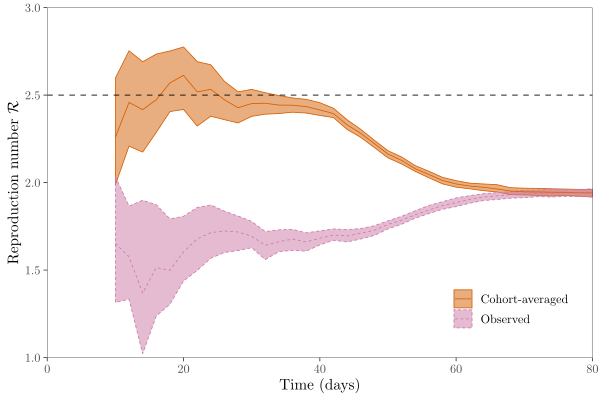

Here is the R script that generated this plot:
library(tidyr)
library(dplyr)
library(ggplot2); theme_set(theme_bw())
library(gridExtra)
library(tikzDevice)
source("renewal_det.R")
source("cpalette.R")

nboot <- 200

load("sir_sim.rda")

rr <- renewal_det()
r <- rr$r

tcut <- seq(10, 80, by=2)

serdata0 <- data_frame(
  cohort=sir_sim$t_symptomatic[sir_sim$infected_by],
  tdiff=sir_sim$t_symptomatic-sir_sim$t_symptomatic[sir_sim$infected_by],
  tobs=cohort+tdiff
)

R0_obs <- lapply(tcut, function(x) {
  set.seed(123)
  tmp <- serdata0 %>%
    filter(tobs < x)
  
  R0samp <- replicate(nboot, {
    ss <- tmp$tdiff
    ss <- sample(ss, replace=TRUE)
    1/mean(exp(-r*ss), na.rm=TRUE)
  })
  
  data.frame(
    t=x,
    R0=1/mean(exp(-r*tmp$tdiff), na.rm=TRUE),
    lwr=quantile(R0samp, 0.025),
    upr=quantile(R0samp, 0.975)
  )
}) %>%
  bind_rows %>%
  mutate(
    type="Observed"
  )

R0_cohort <- lapply(tcut, function(x) {
  set.seed(123)
  tmp <- serdata0 %>%
    filter(cohort < x)
  
  R0samp <- replicate(nboot, {
    ss <- tmp$tdiff
    ss <- sample(ss, replace=TRUE)
    1/mean(exp(-r*ss), na.rm=TRUE)
  })
  
  data.frame(
    t=x,
    R0=1/mean(exp(-r*tmp$tdiff), na.rm=TRUE),
    lwr=quantile(R0samp, 0.025),
    upr=quantile(R0samp, 0.975)
  )
}) %>%
  bind_rows  %>%
  mutate(
    type="Cohort-averaged"
  )

R0all <- bind_rows(R0_obs, R0_cohort)

g1 <- ggplot(R0all) +
  geom_ribbon(aes(t, ymin=lwr, ymax=upr, fill=type, lty=type, col=type), alpha=0.5) +
  geom_line(aes(t, R0, col=type, lty=type)) +
  geom_hline(yintercept=rr$R0, lty=2) +
  scale_x_continuous("Time (days)", limits=c(0, 80), expand=c(0, 0)) +
  scale_y_continuous("Reproduction number $\\mathcal R$", limits=c(1, 3), expand=c(0, 0)) +
  scale_color_manual(values=tail(cpalette, 2)) +
  scale_fill_manual(values=tail(cpalette, 2)) +
  theme(
    panel.grid = element_blank(),
    legend.position = c(0.85, 0.15),
    legend.title = element_blank()
  )

tikz(file = "observedrR.tex", width = 6, height = 4, standAlone = T)
plot(g1)
dev.off()
tools::texi2dvi('observedrR.tex', pdf = T, clean = T)
